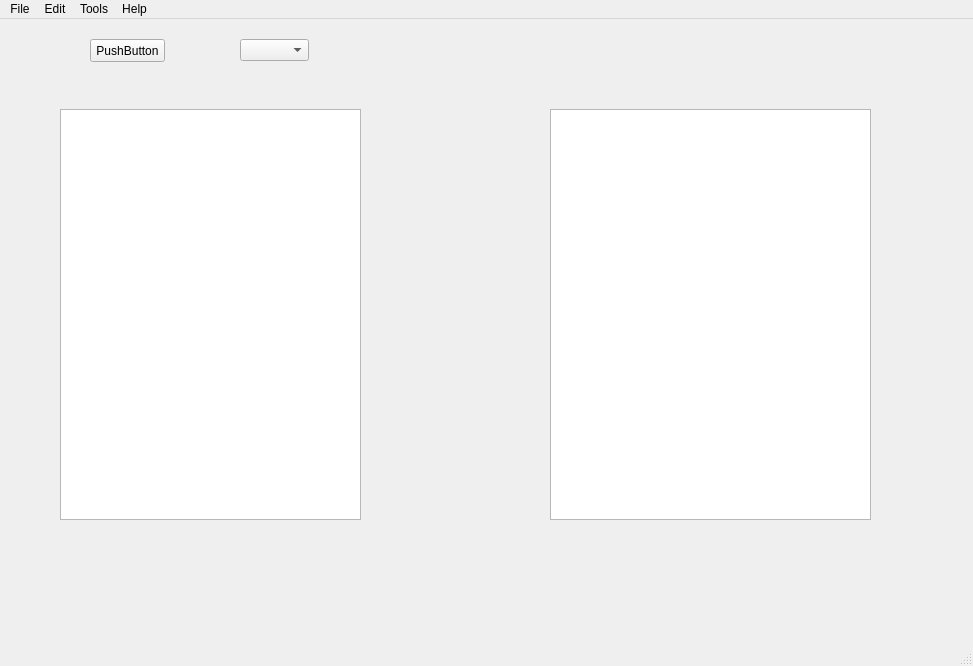
<?xml version="1.0" encoding="UTF-8"?>
<ui version="4.0">
 <class>MainWindow</class>
 <widget class="QMainWindow" name="MainWindow">
  <property name="geometry">
   <rect>
    <x>0</x>
    <y>0</y>
    <width>973</width>
    <height>666</height>
   </rect>
  </property>
  <property name="windowTitle">
   <string>MainWindow</string>
  </property>
  <widget class="QWidget" name="centralwidget">
   <widget class="QComboBox" name="comboBox">
    <property name="geometry">
     <rect>
      <x>240</x>
      <y>20</y>
      <width>69</width>
      <height>22</height>
     </rect>
    </property>
   </widget>
   <widget class="QListWidget" name="listWidget">
    <property name="geometry">
     <rect>
      <x>60</x>
      <y>90</y>
      <width>301</width>
      <height>411</height>
     </rect>
    </property>
   </widget>
   <widget class="QListWidget" name="listWidget_2">
    <property name="geometry">
     <rect>
      <x>550</x>
      <y>90</y>
      <width>321</width>
      <height>411</height>
     </rect>
    </property>
   </widget>
   <widget class="QPushButton" name="pushButton">
    <property name="geometry">
     <rect>
      <x>90</x>
      <y>20</y>
      <width>75</width>
      <height>23</height>
     </rect>
    </property>
    <property name="text">
     <string>PushButton</string>
    </property>
   </widget>
  </widget>
  <widget class="QMenuBar" name="menubar">
   <property name="geometry">
    <rect>
     <x>0</x>
     <y>0</y>
     <width>973</width>
     <height>21</height>
    </rect>
   </property>
   <widget class="QMenu" name="menuMenu">
    <property name="title">
     <string>File</string>
    </property>
    <addaction name="actionNew"/>
    <addaction name="actionOpen"/>
    <addaction name="actionSave"/>
    <addaction name="separator"/>
    <addaction name="actionExit"/>
   </widget>
   <widget class="QMenu" name="menuEdit">
    <property name="title">
     <string>Edit</string>
    </property>
   </widget>
   <widget class="QMenu" name="menuTools">
    <property name="title">
     <string>Tools</string>
    </property>
    <addaction name="actionFolders"/>
   </widget>
   <widget class="QMenu" name="menuHelp">
    <property name="title">
     <string>Help</string>
    </property>
    <addaction name="actionAbout_DanceMachine"/>
   </widget>
   <addaction name="menuMenu"/>
   <addaction name="menuEdit"/>
   <addaction name="menuTools"/>
   <addaction name="menuHelp"/>
  </widget>
  <widget class="QStatusBar" name="statusbar"/>
  <action name="actionFolders">
   <property name="text">
    <string>Folders</string>
   </property>
  </action>
  <action name="actionAbout_DanceMachine">
   <property name="text">
    <string>About DanceMachine</string>
   </property>
  </action>
  <action name="actionNew">
   <property name="text">
    <string>New</string>
   </property>
  </action>
  <action name="actionOpen">
   <property name="text">
    <string>Open</string>
   </property>
  </action>
  <action name="actionSave">
   <property name="text">
    <string>Save</string>
   </property>
  </action>
  <action name="actionExit">
   <property name="text">
    <string>Exit</string>
   </property>
  </action>
 </widget>
 <resources/>
 <connections/>
</ui>
